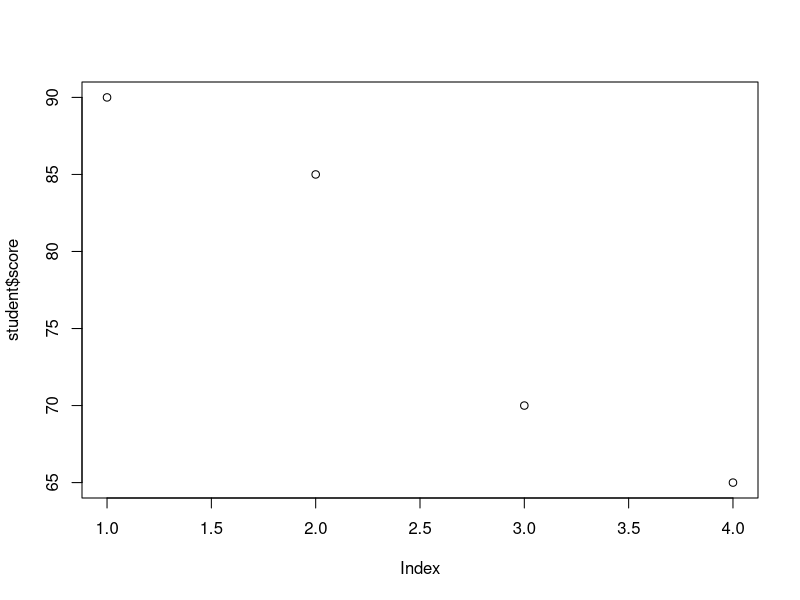

Recreate this plot in R.
# DataFrame : 데이터베이스의 테이블과 유사한 구조. 열단위로 타입이 다를수있다.

#1) Vector로 data.frame
no <- c(1,2,3)
name <- c('hong', 'lee', 'kim')
#df <- data.frame(no, name)
df <- data.frame(bunho=no, irum=name)
df
typeof(df)
df$bunho
df$irum

df <- data.frame(irum=c('james','oscar','tom'), nai=c(27, 25, 34),
                 row.names = c('one','two','three'))
df
head(df, 2)
tail(df, 2)
nrow(df)
ncol(df)
str(df)
summary(df) # 요약, 통계량
names(df) # 칼럼명

#2) matrix로 data.frame
m <- matrix(c(1,'이승준', 170, 2, '조은서', 189, 3, '난이똥', 50), 3, by=T) #3행 2열
m
mdf <- data.frame(m)
mdf

m <- matrix(1:6, nrow = 3)
mdf <- data.frame(m)
mdf
colnames(mdf) <- c("c1","c2")
mdf

mdf$c1 # vector
mdf['c1'] # list
mdf[1]
mdf[-1]
mdf[1, 2]
mdf[1:2,1:2]
mdf[1:2,c(1,2)]

mdf
mdf[mdf$c1 == 2, ]
subset(mdf, c1 == 2)
? subset

mdf[mdf$c1 == 2 & mdf$c2 == 5, ]
subset(mdf, c1 == 2 & c2 == 5)

mdf[mdf$c1 == 2, c(1,2)]
subset(mdf, c1 == 2, select = c(1, 2))
# subset(mdf, select = c(2)) - 열 선택

mdf
mdf$c2 <- ifelse(mdf$c2 == 4, NA, mdf$c2)
mdf

summary(mdf)

mean(mdf$c2) # NA가 껴있을땐 error 발생
mean(mdf$c2, na.rm=T) #NA 값을 제외하고 평균을 구해

# 행 또는 열 추가
mdf
mdfr <- rbind(mdf, c(10,11)) # 행이 추가되었다.
mdfr
mdfc <- cbind(mdf, c3 = c("a","b","c"), c4 = c("a1","a2","a3")) # 열이 추가되었다.
mdfc

mdfc[, 'c3'] <- NULL
mdfc

mdfr <- mdfr[-1, ]
mdfr

# 기본 데이터 세트 읽기
data('iris', package = 'datasets')
head(iris)
typeof(iris)
is(iris)

# merge : 데이터프레임 병합
height <- data.frame(id=c(1,2,2), h=c(180,175,178))
weight <- data.frame(id=c(1,2,3), w=c(80,75,88))
height
weight
merge(height,weight, by.x="id", by.y="id") # id 를 기준으로 병합

sid <- c(100, 110, 120, 130)
score <- c(90,85,70,65)
gender <- c("M","F","M","F")
major <- c("경영","기계","컴퓨터","사회")
student <- data.frame(sid, score, gender, major)
student

str(student)
plot(student$score)

#조건에 맞는 부분 자료 얻기
subset(student, score >= 70)
subset(student, subset=(score >= 70))
subset(student, score >= 70 & gender == 'M')
subset(student, select=c(sid, gender))
subset(student, select=c(-sid, -gender))
subset(student, select=c(sid, gender), score <= 80)


